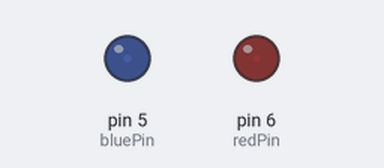
This sketch was run on a simulated Arduino Uno, built with avr-gcc and run on an emulated ATmega328P. Shown: output pins drawn as LEDs (lit = HIGH).

Above: at 0.05 s.
At 1.05 s:
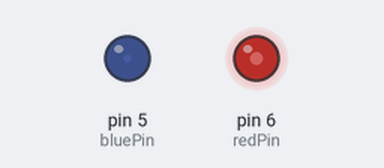
At 2.05 s:
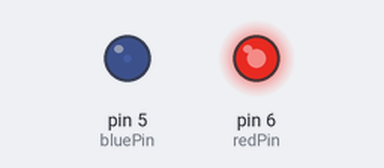
At 5.1 s:
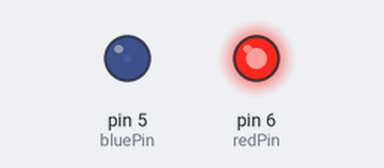
Timing chart, 0 to 5.9 s (numbered marks = the images above):
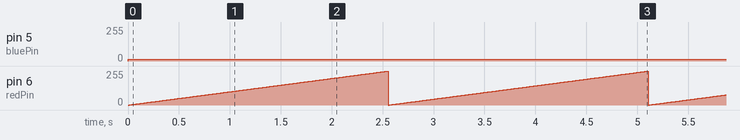

Measured:
- by itself, pin 5 (bluePin): 0/255 → 15/255 at 0.00 s
- by itself, pin 6 (redPin): ramps from 0/255 to 254/255 and jumps back, once every 2.6 s

The sketch:

led.ino
```cpp
const int redPin = 6;
const int bluePin = 5;

void setup() {
  pinMode(bluePin, OUTPUT);
  pinMode(redPin, OUTPUT);

}

void loop() {
  analogWrite(bluePin, 15);
  for(int i = 0; i < 255; i++) {
    analogWrite(redPin, i);
    delay(10);
  }

//  digitalWrite(bluePin, HIGH);

}
```
